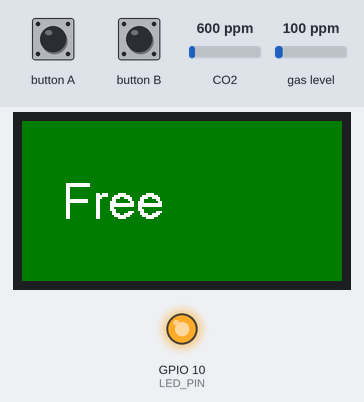
Bench run of a sketch on a simulated ESP32-S3. On the bench: 160×80 colour display, output pins drawn as LEDs (lit = HIGH). Dashed ring = blinking. The inputs (shaded band) are chosen by the test bench; at power-on: CO2 600 ppm, gas level 100 ppm. WiFi joins after 1.5 s; servers stay silent unless stated; what the sketch prints to the serial monitor is not drawn.

Above: at 2.8 s.
2.9 s: CO2 set to 856 ppm
4.8 s: CO2 set to 943 ppm
At 7.0 s:
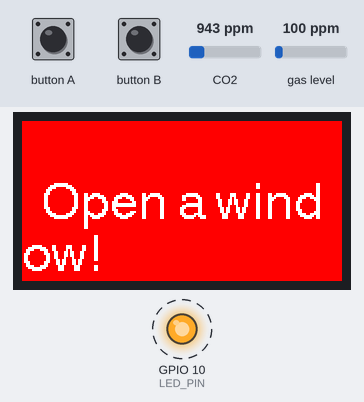
8.8 s: CO2 set to 452 ppm
At 9.3 s:
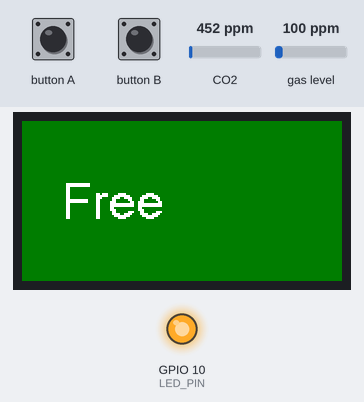
10.4 s: button A pressed for 1.2 s
At 11.4 s:
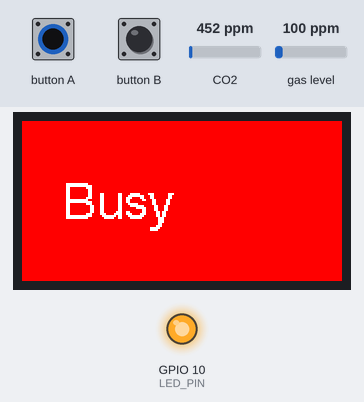
13.1 s: button B pressed for 1.2 s
At 15.0 s:
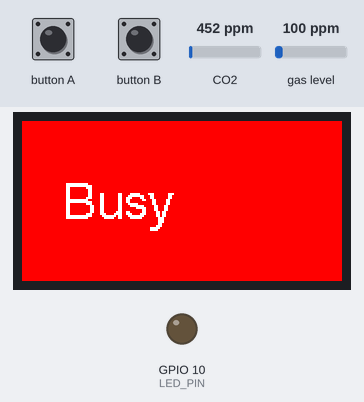
15.8 s: button A pressed for 1.2 s
At 17.1 s:
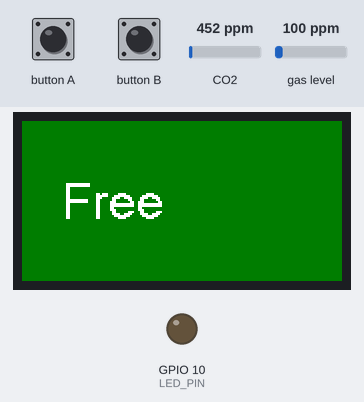
Timing chart, 0 to 18.8 s (numbered marks = the images above; inputs shaded):
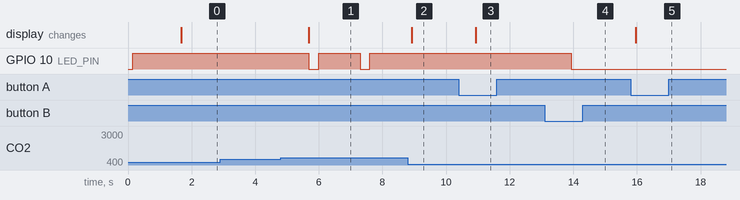

Measured:
- the behaviour switches between 900 and 901 ppm on CO2 (found by bisection; images 0 and 1)
- after the input at 2.9 s, every drawn part: stays the same
- after the input at 4.8 s, GPIO 10 (LED_PIN): alternates HIGH for 1.3 s and LOW for 0.30 s, starting after 0.89 s; the display: changes after 0.89 s (image 1)
- after the input at 8.8 s, GPIO 10 (LED_PIN): stays HIGH (without the input it goes to LOW after 0.12 s); the display: changes after 0.12 s (image 2)
- after the input at 10.4 s, the display: changes after 0.54 s (image 3)
- after the input at 13.1 s, GPIO 10 (LED_PIN): HIGH → LOW after 0.84 s
- after the input at 15.8 s, the display: changes after 0.16 s (image 5)

The sketch:

StatusStick.ino
```cpp
#include <WiFi.h>
#include <ESPmDNS.h>
#include <WiFiUdp.h>
#include <ArduinoOTA.h>
#include <Arduino.h>
#include <M5StickC.h>
//StatusStick
#include "Adafruit_SGP30.h"

//Adafruit SGP30 - TVOC sensor init
Adafruit_SGP30 sgp;
int i = 15;
long last_millis = 0;
int co2critical = 900; // Negative health effects start at 1000

//WiFi credentials
const char* ssid = "SSID";
const char* password = "PASSWORD";

// Port for HTTP server
WiFiServer server(80);

// Variable to store the HTTP request
String header;
const char* PARAM_INPUT_1 = "input1";

// variables to store the current output state
String busy_state = "free";
String co2_state = "good";
String notify_state = "off";

// strings to be displayed on stick
const char* busy_string = "Busy";
const char* free_string = "Free";
const char* freshairpls = "Open a window!";

// Assign output variables to GPIO pins
const int LED_PIN = 10; // LED is on pin 10 for M5StickC

// Current time
unsigned long currentTime = millis();
// Previous time
unsigned long previousTime = 0;
// Define timeout time in milliseconds (example: 2000ms = 2s)
const long timeoutTime = 2000;

void setup() {

  Serial.begin(115200);
  M5.begin(true, true, true);
  Wire.begin(32,33); // Init pins for SGP30 sensor

  // Display setup
  M5.Lcd.setRotation(3);
  M5.Axp.ScreenBreath(10);
  M5.Lcd.setTextColor(TFT_WHITE);

  //SGP30 sensor initialisation
    if (! sgp.begin()){
    Serial.println("Sensor not found :(");
    while (1);
  }
  Serial.print("Found SGP30 serial #");
  Serial.print(sgp.serialnumber[0], HEX);
  Serial.print(sgp.serialnumber[1], HEX);
  Serial.println(sgp.serialnumber[2], HEX);

  // LED Pin stuff
  pinMode(LED_PIN, OUTPUT);      // set the LED pin mode for RemoteLED
  digitalWrite(LED_PIN, HIGH);   // set startup LED state - HIGH is off on M5StickC


  // Wifi and Server setup
  Serial.println("Booting");
  WiFi.mode(WIFI_STA);
  WiFi.begin(ssid, password);
  while (WiFi.waitForConnectResult() != WL_CONNECTED) {
    Serial.println("Connection Failed! Rebooting...");
    delay(5000);
    ESP.restart();
  }

  Serial.println("");
  Serial.println("WiFi connected.");
  Serial.println("IP address: ");
  Serial.println(WiFi.localIP());
  server.begin(); // start webserver


  // Port defaults to 3232
ArduinoOTA.setPort(3232);

  // Hostname defaults to esp3232-[MAC]
ArduinoOTA.setHostname("myesp32");

  // No authentication by default
  // ArduinoOTA.setPassword("admin");

  // Password can be set with it's md5 value as well
  // MD5(admin) = 21232f297a57a5a743894a0e4a801fc3
  // ArduinoOTA.setPasswordHash("21232f297a57a5a743894a0e4a801fc3");

  ArduinoOTA
    .onStart([]() {
      String type;
      if (ArduinoOTA.getCommand() == U_FLASH)
        type = "sketch";
      else // U_SPIFFS
        type = "filesystem";

      // NOTE: if updating SPIFFS this would be the place to unmount SPIFFS using SPIFFS.end()
      Serial.println("Start updating " + type);
    })
    .onEnd([]() {
      Serial.println("\nEnd");
    })
    .onProgress([](unsigned int progress, unsigned int total) {
      Serial.printf("Progress: %u%%\r", (progress / (total / 100)));
    })
    .onError([](ota_error_t error) {
      Serial.printf("Error[%u]: ", error);
      if (error == OTA_AUTH_ERROR) Serial.println("Auth Failed");
      else if (error == OTA_BEGIN_ERROR) Serial.println("Begin Failed");
      else if (error == OTA_CONNECT_ERROR) Serial.println("Connect Failed");
      else if (error == OTA_RECEIVE_ERROR) Serial.println("Receive Failed");
      else if (error == OTA_END_ERROR) Serial.println("End Failed");
    });

  ArduinoOTA.begin();

  Serial.println("ArduinoOTA ready");

busy_set(0);
notify(0);
}


void loop() {

    M5.update();

  // Toggle busy state and display with Button A
  if (M5.BtnA.wasPressed()){
            if (busy_state =="free") {
              busy_set(1);
            } else {
              busy_set(0);
            }
      }

    // Toggle notification LED with Button B
    if (M5.BtnB.wasPressed()){
            if (notify_state =="on") {
              notify(0);
            } else {
              notify(1);
            }
      }


  // Webpage section
  WiFiClient client = server.available();   // listen for incoming clients

   if (client) {                             // If a new client connects,
    currentTime = millis();
    previousTime = currentTime;
    Serial.println("New Client.");          // print a message out in the serial port
    String currentLine = "";                // make a String to hold incoming data from the client
    while (client.connected() && currentTime - previousTime <= timeoutTime) {  // loop while the client's connected
      currentTime = millis();
      if (client.available()) {             // if there's bytes to read from the client,
        char c = client.read();             // read a byte, then
        Serial.write(c);                    // print it out the serial monitor
        header += c;
        if (c == '\n') {                    // if the byte is a newline character
          // if the current line is blank, you got two newline characters in a row.
          // that's the end of the client HTTP request, so send a response:
          if (currentLine.length() == 0) {
            // HTTP headers always start with a response code (e.g. HTTP/1.1 200 OK)
            // and a content-type so the client knows what's coming, then a blank line:
            client.println("HTTP/1.1 200 OK");
            client.println("Content-type:text/html");
            client.println("Connection: close");
            client.println();

            // Status ändern
            if (header.indexOf("GET /10/on") >= 0) {
                notify(1);
            } else if (header.indexOf("GET /10/off") >= 0) {
                notify(0);
            } else if (header.indexOf("GET /shutdown") >= 0) {
                M5.Axp.PowerOff();
            } else if (header.indexOf("input1=") >= 0) {
                M5.Lcd.fillScreen(TFT_NAVY);
                M5.Lcd.setCursor(10, 10, 4);
                M5.Lcd.println(header.substring(header.indexOf("input1=") + 7, header.indexOf("HTTP") - 1)) ; //, header.indexOf("HTTP")
                notify(1);
            }


            // Display the HTML web page
            client.println("<!DOCTYPE html><html>");
            client.println("<head><meta name=\"viewport\" content=\"width=device-width, initial-scale=1\" >");
            client.println("<link rel=\"icon\" href=\"data:,\">");
            // CSS to style the on/off buttons
            // Feel free to change the background-color and font-size attributes to fit your preferences
            client.println("<style>html { font-family: Helvetica; display: inline-block; margin: 0px auto; text-align: center;}");
            client.println(".button { background-color: #4CAF50; border: none; color: white; padding: 16px 40px;");
            client.println("text-decoration: none; font-size: 20px; margin: 2px; cursor: pointer;}");
            client.println(".button2 {background-color: #555555;}</style></head>");

            // Web Page Heading
            client.println("<body><h1>Stick #1 Status</h1>");
            client.println("<br>");

            // Display current state for busy
            if (busy_state == "free") {
               client.println("<h2>Free.</h2>");
            } else {
               client.println("<h2>Do not disturb.</h2>");
            }

            // Display co2 state depending on urgency
            if (co2_state == "bad") {
               client.print("<h2>Opening a window would be good:"); client.print(sgp.eCO2); client.print(" ppm</h2>");
            } else {
               client.print("Current CO2 value: "); client.print(sgp.eCO2); client.print(" ppm.<br>");
            }


            client.println("<br>");

            // Send message to stick
            client.println("<h2>Send Message</h2>");
            client.println("<form action=\"/get\"><input type=\"text\" name=\"input1\"><input type=\"submit\" value=\"Send\"></form><br>");

            // Button for notify_state
            if (notify_state == "off") {
              client.println("<p><a href=\"/10/on\"><button class=\"button\">Switch on notification LED</button></a></p>");
            } else {
              client.println("<p><a href=\"/10/off\"><button class=\"button button2\">Switch off notification LED</button></a></p>");
            }


            client.println("<br>");

            // Button to shut down stick
            client.println("<p><a href=\"/shutdown\"><button class=\"button button2\">Switch off Stick</button></a></p>");


            // The HTTP response ends with another blank line
            client.println();
            // Break out of the while loop
            break;
          } else { // if you got a newline, then clear currentLine
            currentLine = "";
          }
        } else if (c != '\r') {  // if you got anything else but a carriage return character,
          currentLine += c;      // add it to the end of the currentLine
        }
      }
    }
      // Clear the header variable
    header = "";
    // Close the connection
    client.stop();
    Serial.println("Client disconnected.");
    Serial.println("");
  }


   // Arduino OTA section
  ArduinoOTA.handle();

  //TVOC Loop
  if (! sgp.IAQmeasure()) {
    Serial.println("Measurement failed");
    return;
  }
  Serial.print("TVOC "); Serial.print(sgp.TVOC); Serial.print(" ppb\t");
  Serial.print("eCO2 "); Serial.print(sgp.eCO2); Serial.println(" ppm");

  if (sgp.eCO2 > co2critical) {
    co2_notify(1);
    } else if ( co2_state == "bad" && sgp.eCO2 < co2critical ) {
    co2_state = "good";
    Serial.println("CO2 okay");
    if ( notify_state == "on" ) {
      notify(1);
    }
    if ( busy_state == "busy" ) {
      busy_set(1);
    }
    if ( busy_state == "free" ) {
      busy_set(0);
    }
  }

  delay(1000);

}
// END OF LOOP

// CO2 notification routine
int co2_notify(int x){
    Serial.println("CO2 bad");
    co2_state = "bad";
    M5.Lcd.fillScreen(TFT_RED);
    M5.Lcd.setCursor(10, 30, 4);
    M5.Lcd.println(freshairpls);

    digitalWrite(LED_PIN, LOW);
    delay(300);
    digitalWrite(LED_PIN, HIGH);
    delay(300);
}

// busy status routine
int busy_set(int x){
  if (x == 1) {
    Serial.println("going busy");
    busy_state = "busy";
    M5.Lcd.fillScreen(TFT_RED);
    M5.Lcd.setCursor(20, 30, 4);
    M5.Lcd.println(busy_string);
  } else {
    Serial.println("going free");
    busy_state = "free";
    M5.Lcd.fillScreen(TFT_DARKGREEN);
    M5.Lcd.setCursor(20, 30, 4);
    M5.Lcd.println(free_string);
  }
}

// LED notification routine
int notify(int x){
  if (x == 1) {
    notify_state = "on";
    Serial.println("LED on");
    digitalWrite(LED_PIN, LOW);
  } else {
    notify_state = "off";
    Serial.println("LED off");
    digitalWrite(LED_PIN, HIGH);
  }
}
```
